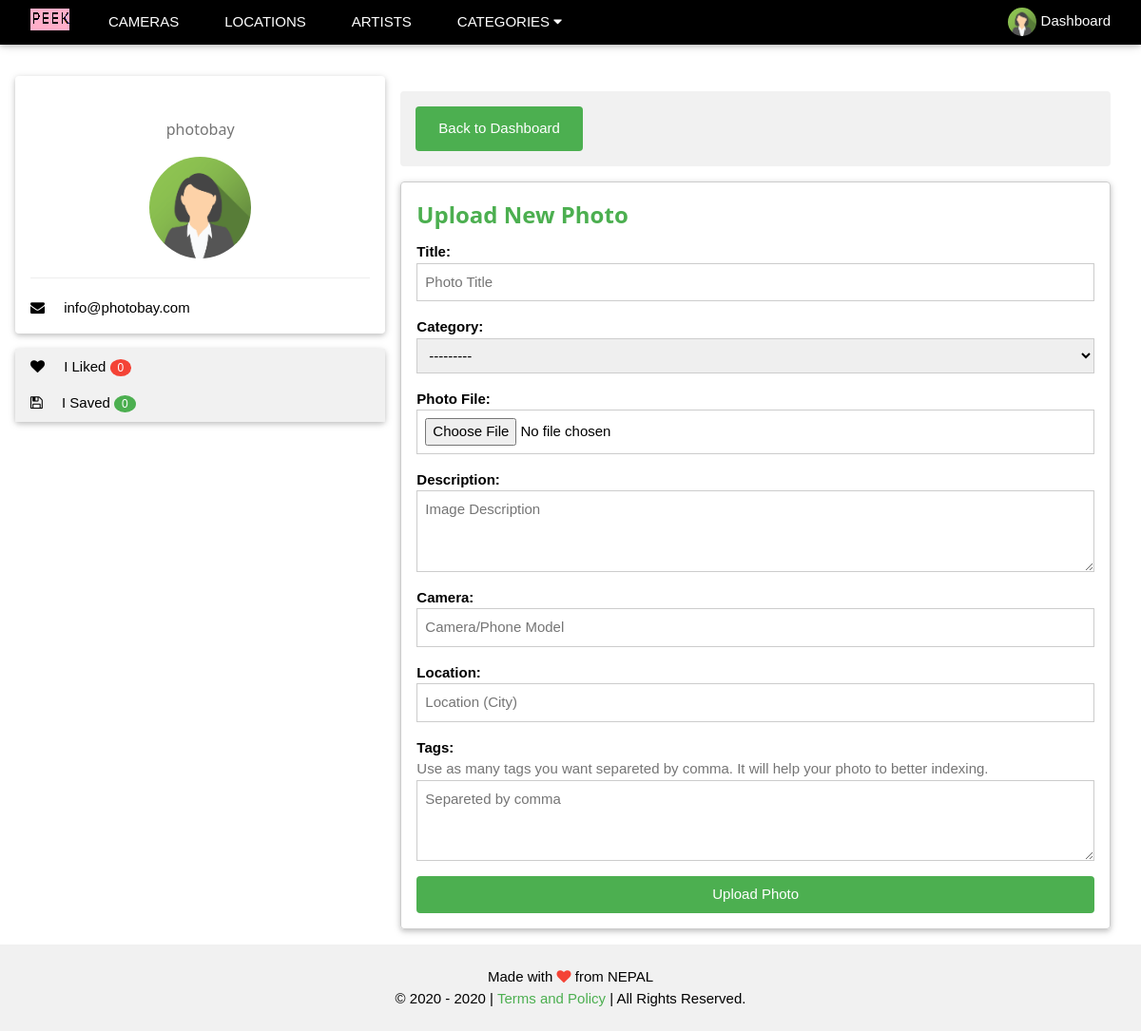
Before: /dashboard/upload/ (signed in) with the older database file.
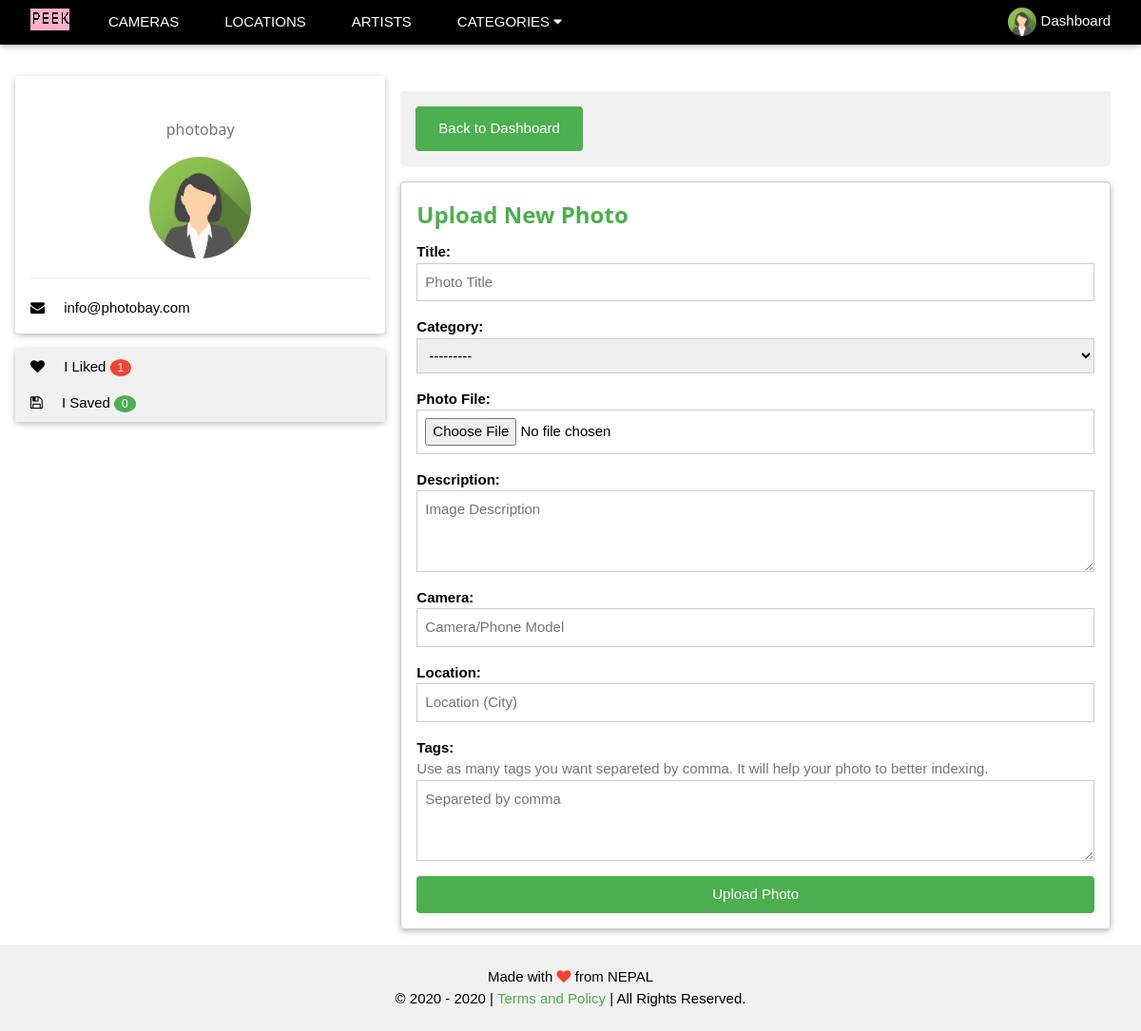
After: the same page with the newer database file.
### users/models.py (models this page shows)
class UserProfile(AbstractUser):
    first_name = models.CharField(max_length=254)
    last_name = models.CharField(max_length=254)
    email = models.EmailField(max_length=254, unique=True)
    profile_picture = models.ImageField(blank=True, upload_to=upload_image_path)
    profession = models.CharField(max_length=254, blank=True)
    address = models.CharField(max_length=254, blank=True)
    dob = models.DateField(blank=True, null=True)
    donate = models.CharField(max_length=254, blank=True)
    fb_username = models.CharField(max_length=254, blank=True)
    tw_username = models.CharField(max_length=254, blank=True)
    in_username = models.CharField(max_length=254, blank=True)

### users/views.py (the view, shortened to what this page needs)
# urls.py: path('upload/', upload_page_view, name='upload'),
@login_required() #completed
def upload_page_view(request):
    form = UploadForm(request.POST or None, request.FILES or None)
    return render(request, 'users/upload_edit.html', {'form' : form, 'head' : 'Upload New Photo', 'button' : 'Upload Photo'})

### photos/context_processors.py (called while the page is built)
def category(request):
    cats = Category.objects.all().order_by('category')
    return {'cat_menu' : cats}

### photos/models.py (called while the page is built)
    def __str__(self):
        p_name = self.title[:10]
        p_user = self.user.username
        p_str = f'{p_name} - {p_user}'
        return p_str

    def __str__(self):
        return self.category

### templates/users/upload_edit.html (shortened to what this page needs)
{% extends 'base.html' %} {% load static %}
{% block content %}
<div class="w3-container w3-content" style="max-width:1400px;margin-top:80px">
  {% include 'users/sidebar.html' %}
  <div class="w3-col s12 m12 l8">
    <div class="w3-container w3-round w3-light-grey w3-margin">
      <a href="{% url 'dashboard' %}" class="w3-button w3-section w3-hover-red w3-mobile w3-round w3-padding-large w3-green">Back to Dashboard</a>
    </div>
    <div class="w3-container w3-section">
      <div class="w3-card w3-round w3-border">
          <form class="w3-container" method="post" action="." enctype="multipart/form-data">
              <div class="w3-section">
                  <h3 class="w3-text-green"><strong>{{ head }}</strong></h3>
                  {% for form_field in form %}
                      <strong>{{ form_field.label_tag }}</strong>
                      {% if form_field.help_text %}
                          <div class="w3-text-gray">{{ form_field.help_text|safe }}</div>
                      {% endif %}
                      {{ form_field }}
                  {% endfor %}
                  <button class="w3-button w3-block w3-green w3-section w3-hover-red w3-padding w3-round" type="submit">{{ button }}</button>
              </div>
          </form>
      </div>
      </div>
  </div>
</div>
{% endblock %}

### templates/users/sidebar.html (shortened to what this page needs)
{% load static %}
<div class="w3-col s12 m12 l4">
  <div class="w3-container w3-card w3-round">
    <h4 class="w3-center">{{ request.user.first_name }} {{ request.user.last_name }}<br><small class="w3-text-grey">{{ request.user.username }}</small></h4>
    {% if request.user.profile_picture %}
      <p class="w3-center"><img src="{{ request.user.profile_picture.url }}" class="w3-circle" style="width:30%"></p>
    {% else %}
      <p class="w3-center"><img src="{% static 'images/user_blank.png' %}" class="w3-circle" style="width:30%"></p>
    {% endif %}
    <hr/>
    <p><i class="fa fa-envelope w3-margin-right"></i> {{ request.user.email }}</p>
  </div>
  <div class="w3-card w3-round w3-section">
    <button style="outline:none;" onclick="user_acc('liked')" class="w3-button w3-block w3-left-align w3-light-grey"><i class="fa fa-heart w3-margin-right"></i> I Liked <span class="w3-circle w3-small w3-badge w3-red">{{ request.user.like_set.count }}</span></button>
    <button style="outline:none;" onclick="user_acc('saved')" class="w3-button w3-block w3-left-align w3-light-grey"><i class="fa fa-save w3-margin-right"></i> I Saved <span class="w3-circle w3-small w3-badge w3-green">{{ request.user.save_set.count }}</span></button>
  </div>
</div>

Changed rows visible on the page:
changed UserProfile "photobay": user.like_set.count "0" → "1"
